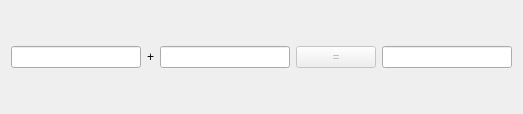
<?xml version="1.0" encoding="UTF-8"?>
<ui version="4.0">
 <class>SumCalculator</class>
 <widget class="QDialog" name="SumCalculator">
  <property name="geometry">
   <rect>
    <x>0</x>
    <y>0</y>
    <width>523</width>
    <height>114</height>
   </rect>
  </property>
  <property name="windowTitle">
   <string>加法器</string>
  </property>
  <layout class="QVBoxLayout" name="verticalLayout">
   <item>
    <layout class="QHBoxLayout" name="horizontalLayout">
     <item>
      <widget class="QLineEdit" name="m_editX">
       <property name="alignment">
        <set>Qt::AlignRight|Qt::AlignTrailing|Qt::AlignVCenter</set>
       </property>
      </widget>
     </item>
     <item>
      <widget class="QLabel" name="m_plus">
       <property name="text">
        <string>+</string>
       </property>
       <property name="alignment">
        <set>Qt::AlignCenter</set>
       </property>
      </widget>
     </item>
     <item>
      <widget class="QLineEdit" name="m_editY">
       <property name="alignment">
        <set>Qt::AlignRight|Qt::AlignTrailing|Qt::AlignVCenter</set>
       </property>
      </widget>
     </item>
     <item>
      <widget class="QPushButton" name="m_equal">
       <property name="enabled">
        <bool>false</bool>
       </property>
       <property name="text">
        <string>=</string>
       </property>
      </widget>
     </item>
     <item>
      <widget class="QLineEdit" name="m_editANS">
       <property name="alignment">
        <set>Qt::AlignRight|Qt::AlignTrailing|Qt::AlignVCenter</set>
       </property>
       <property name="readOnly">
        <bool>true</bool>
       </property>
      </widget>
     </item>
    </layout>
   </item>
  </layout>
 </widget>
 <resources/>
 <connections/>
</ui>
